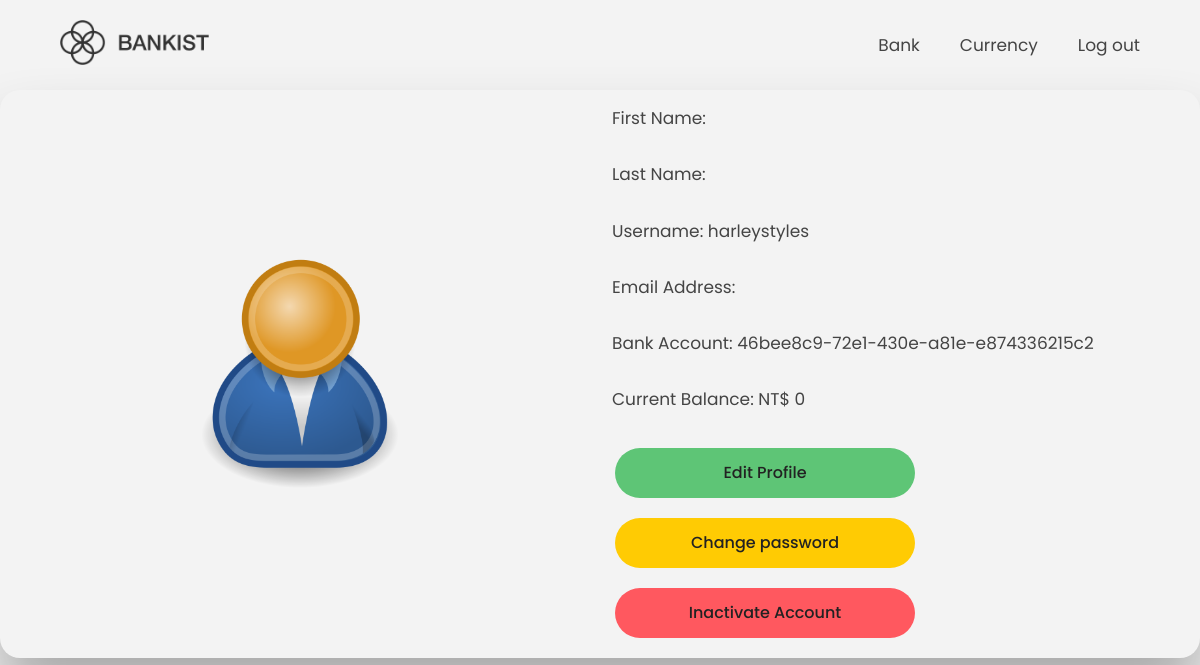
Page /profile/ (signed in) on the committed database.
### users/models.py (models this page shows, shortened)
class UserProfile(models.Model):
    user = models.OneToOneField(User, on_delete=models.CASCADE, primary_key=True)
    firstName = models.CharField(max_length=20)
    lastName = models.CharField(max_length=20)
    username = models.CharField(max_length=50, blank=True, null=True)
    email = models.EmailField(max_length=100, blank=True, null=True)
    profile_image = models.ImageField(
        null=True,
        blank=True,
        upload_to="profiles/",
        default="profiles/user-default.png",
    )
    @property
    def imageURL(self):
        try:
            url = self.profile_image.url
        except:
            url = '/img/user-default.png'
        return url

class BankAccount(models.Model):
    owner = models.ForeignKey(
        UserProfile, on_delete=models.CASCADE, null=False, blank=False
    )
    account_id = models.UUIDField(default=uuid.uuid4, unique=True, editable=False)
    balance = models.DecimalField(default=0, max_digits=12, decimal_places=2)
    interest = models.DecimalField(default=0, max_digits=12, decimal_places=2)
    created = models.DateField(blank=True, default=datetime.now)

### users/views.py (the view)
# urls.py: path('profile/',  views.profile, name='profile'),
def profile(request):
    page = "profile"
    user_info = request.user.userprofile
    bankAccount = BankAccount.objects.get(owner=user_info)
    totalBalance = bankAccount.balance + bankAccount.interest
    context = {
        "page": page,
        "user_info": user_info,
        "bankAccount": bankAccount,
        "totalBalance": totalBalance,
    }
    return render(request, "users/profile.html", context)

### users/templates/users/profile.html (shortened to what this page needs)
{% load static %} {% load mathfilters %}
<!DOCTYPE html>
<html lang="en">
  <head>
    <link rel="stylesheet" href="{% static 'css/styles.css' %} " />
  </head>
  <body>
    {% include 'users/navbar.html' %}
      <div class="content-wrapper">
        <div class="image-container">
          <img
            src="{{ user_info.imageURL }}"
            alt="profile-pic"
            class="profile-pic"
          />
        </div>
        <div class="info_container">
          <div class="info">First Name: {{ user_info.firstName }}</div>
          <div class="info">Last Name: {{ user_info.lastName }}</div>
          <div class="info">Username: {{ user_info.username }}</div>
          <div class="info">Email Address: {{ user_info.email }}</div>
          <div class="info">Bank Account: {{ bankAccount.account_id }}</div>
          <div class="info">
            Current Balance: NT$ {{ totalBalance|floatformat:0 }}
          </div>
          <button class="btn-profile btn-edit"><a href="{% url 'edit_profile' %}">Edit Profile</a></button>
          <button class="btn-profile btn-change"><a href="{% url 'change_password' %}">Change password</a></button>
          <button class="btn-profile btn-delete"><a href="{% url 'inactivate_account' %}">Inactivate Account</button>
        </div>
      </div>
  </body>
</html>

### static/css/styles.css (style rules this page uses)
:root { --color-primary: #5ec576; --color-secondary: #ffcb03; --color-tertiary: #ff585f; --color-primary-darker: #4bbb7d; --color-secondary-darker: #ffbb00; --color-tertiary-darker: #fd424b; --color-primary-opacity: #5ec5763a; --color-secondary-opacity: #ffcd0331; --color-tertiary-opacity: #ff58602d; --gradient-primary: linear-gradient(to top left, #39b385, #9be15d); --gradient-secondary: linear-gradient(to top left, #ffb003, #ffcb03); }
* { margin: 0; padding: 0; box-sizing: inherit; }
html { font-size: 62.5%; box-sizing: border-box; }
body { font-family: "Poppins", sans-serif; font-weight: 300; color: #444; line-height: 1.9; background-color: #f3f3f3; }
img { transition: filter 0.5s; }
.content-wrapper { display: grid; align-items: center; grid-template-columns: 1fr 1fr 1fr; margin: auto; width: 1200px; border-radius: 2rem; box-shadow: 0 4rem 6rem rgba(0, 0, 0, 0.3); }
.info_container { display: flex; width: 600px; height: auto; flex-direction: column; margin: auto; }
.info { display: flex; padding: 1.2rem; font-size: 1.7rem; font-weight: 400; }
.image-container { display: flex; margin: auto; width: 600px; height: auto; }
.profile-pic { width: 250px; height: auto; border-radius: 2.5rem; margin: auto; }
.btn-edit, .btn-delete, .btn-change { margin-bottom: 2rem; width: 50%; height: auto; text-align: center; }
.btn-profile { display: inline-block; font-size: 1.6rem; font-family: inherit; font-weight: 500; border: none; padding: 1.25rem; border-radius: 10rem; cursor: pointer; transition: all 0.3s; margin-left: 1.5rem; }
.btn-delete { background-color: var(--color-tertiary); }
.btn-edit { background-color: var(--color-primary); margin-top: 2rem; }
.btn-change { background-color: var(--color-secondary); }
a { text-decoration: none; color: #222; }

### rows in the picture
UserProfile: imageURL (placeholder picture), username "harleystyles"
BankAccount: account_id "46bee8c9-72e1-430e-a81e-e874336215c2"

### other values in the picture
{{ totalBalance|floatformat:0 }} "0"
